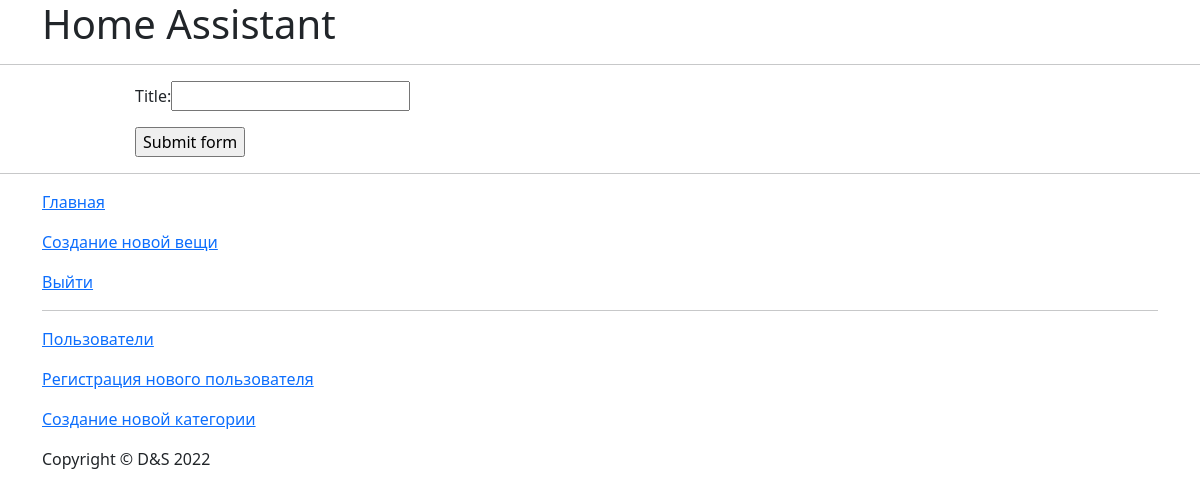
The app's page /register_category (signed in), older data.
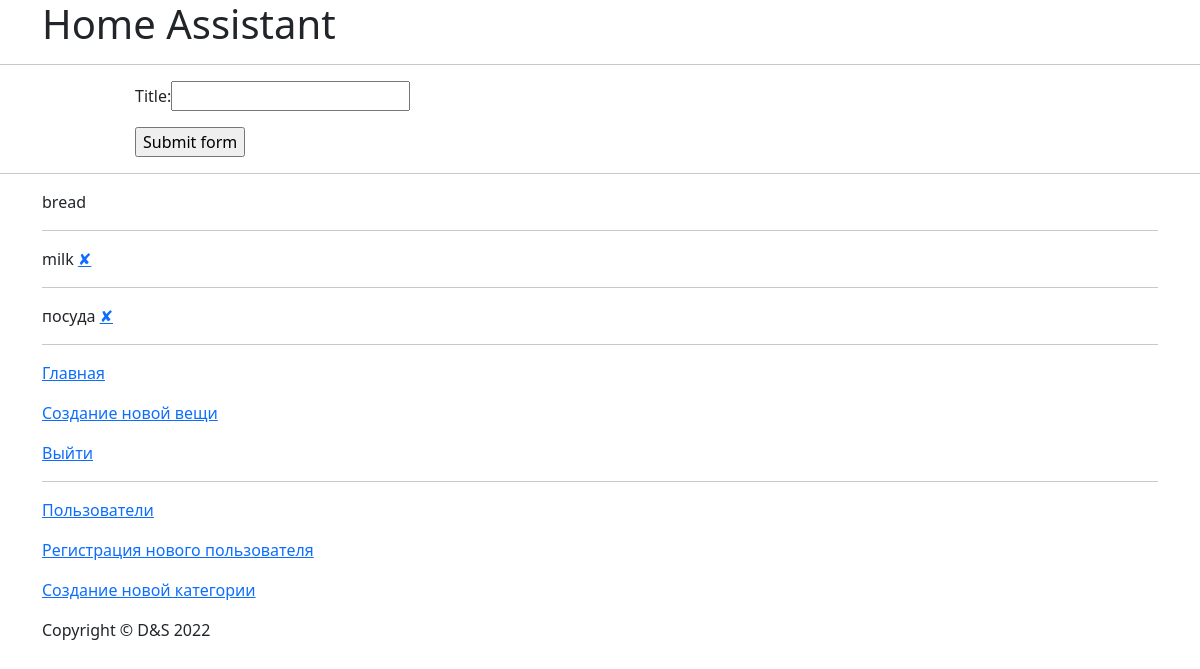
The same page, newer data.
### models.py (models this page shows)
class Category(db.Model):
    __tablename__ = 'categories'
    id = db.Column(db.Integer, primary_key=True)
    title_category = db.Column(db.String(20), unique=True)
    things = relationship('Thing', backref='categories')

### main.py (the view)
@app.route('/register_category', methods=['GET', 'POST'])
def register_category():
    return function.register_category()

### forms.py
class CreateCategoryForm(FlaskForm):
    title_category = StringField('Title:', validators=[DataRequired()])
    submit = SubmitField('Submit form')

### function.py (called while the page is built)
def before_request():
    if current_user.is_anonymous:
        return login()

def register_category():
    create_category_form = CreateCategoryForm()
    categories = Category.query.all()
    if create_category_form.validate_on_submit():
        try:
            new_category = Category(
                title_category=create_category_form.title_category.data.lower()
            )
            db.session.add(new_category)
            db.session.commit()
            print('Good')
        except:
            print('Error')
        return redirect(url_for('register_category'))
    else:
        return render_template('register_category.html', form=create_category_form, categories=categories)

### main.py (called while the page is built)
@login_manager.user_loader
def load_user(user_id):
    return User.query.get(int(user_id))

@app.before_request
def before_request():
    return function.before_request()

### templates/register_category.html (shortened to what this page needs)
{% include "header.html" %}
<div class="container">
    <div class="col-sm-10 mx-auto">
        <form method="POST" action="{{ url_for('register_category') }}" novalidate class="form-contact">
            <p>{{ form.title_category.label }}{{ form.title_category }}
            <p>{{ form.submit(size=20) }}
        </form>
    </div>
</div>
<hr>
<div class="container">
    {% for category in categories %}
        <div class="post-preview">
            <p>{{ category.title_category }} {% if category.id !=1 %}<a href="{{url_for('delete_category', category_id=category.id) }}">✘</a> {% endif %} </p>
        </div>
    <hr>
    {% endfor %}
</div>
{% include "footer.html" %}

### templates/header.html (shortened to what this page needs)
<!DOCTYPE html>
<html lang="en">
<head>
    <link href="https://cdn.jsdelivr.net/npm/bootstrap@5.1.3/dist/css/bootstrap.min.css" rel="stylesheet">
    <link href="{{ url_for('static', filename='css/style.css')}}" rel="stylesheet">
</head>
<body>
<header class="container" style="background-image: url('https://images.unsplash.com/photo-1649467625747-7de5696ff70f?ixlib=rb-1.2.1&ixid=MnwxMjA3fDB8MHxwaG90by1wYWdlfHx8fGVufDB8fHx8&auto=format&fit=crop&w=2026&q=80')">
    <div>
        <h1>Home Assistant {{ title }}</h1>
    </div>
</header>
<hr>

### templates/footer.html (shortened to what this page needs)
  <footer>
    <div class="container">
      {% if not current_user.is_anonymous %}
      <p><a href="{{ url_for('home') }}">Главная</a></p>
      <p><a href="{{ url_for('register_thing') }}">Создание новой вещи</a></p>
      <p><a href="{{ url_for('logout') }}">Выйти</a></p>
      {% endif %}
      <hr>
      {% if current_user.id == 1 %}
      <p><a href="{{ url_for('all_users') }}">Пользователи</a></p>
      <p><a href="{{ url_for('register_user') }}">Регистрация нового пользователя</a></p>
      <p><a href="{{ url_for('register_category') }}">Создание новой категории</a></p>
      {% endif %}
    </div>
    <p class="container">Copyright &copy; D&S 2022</p>
  </footer>
</body>
</html>

Row changes from the older to the newer data that the page shows:
added Category: title_category "bread"
added Category: title_category "milk"
added Category: title_category "посуда"
